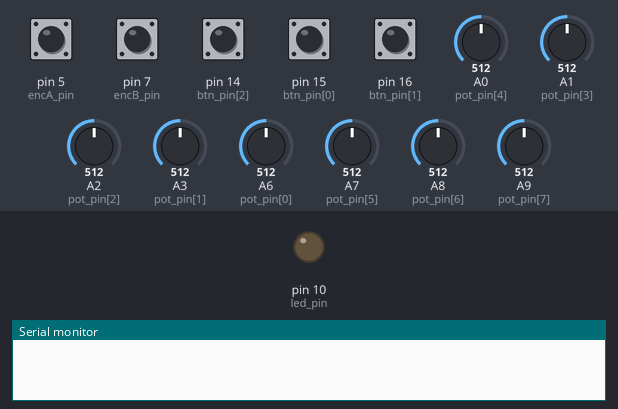
Recording of a sketch running on a simulated Arduino Mega 2560, built with avr-gcc and run on an emulated ATmega2560. On the bench: output pins drawn as LEDs (lit = HIGH), the last lines printed to the serial monitor. The inputs (shaded band) are chosen by the test bench; at power-on: pin 5 (encA_pin), pin 7 (encB_pin), pin 14 (btn_pin[2]), pin 15 (btn_pin[0]), pin 16 (btn_pin[1]) HIGH, A0 (pot_pin[4]) = 512, A1 (pot_pin[3]) = 512, A2 (pot_pin[2]) = 512, A3 (pot_pin[1]) = 512, A6 (pot_pin[0]) = 512, A7 (pot_pin[5]) = 512, A8 (pot_pin[6]) = 512, A9 (pot_pin[7]) = 512.

Above: at 1.2 s.
1.3 s: pin 14 (btn_pin[2]) pulled LOW for 0.15 s
At 1.37 s:
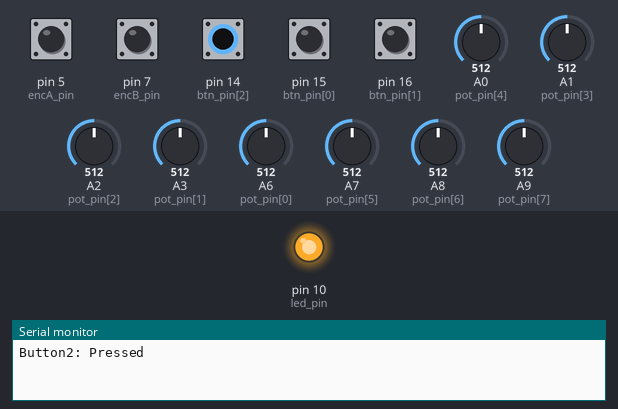
6.1 s: pin 14 (btn_pin[2]) pulled LOW for 3.2 s
At 10.4 s:
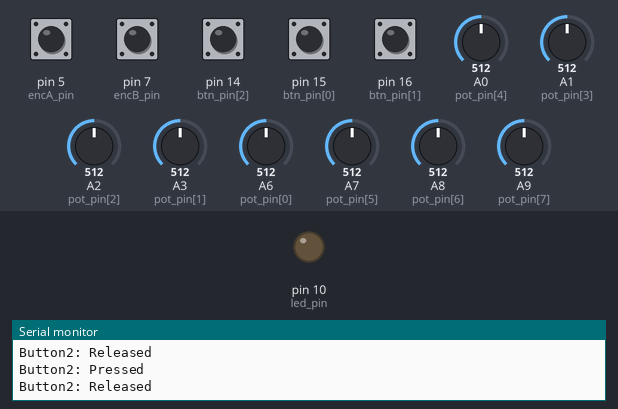
10.8 s: pin 15 (btn_pin[0]) pulled LOW for 3.2 s
At 11.5 s:
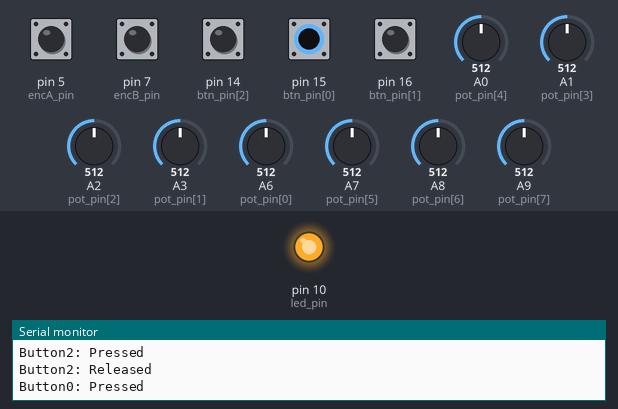
Timing chart, 0 to 15.5 s (numbered marks = the images above; inputs shaded):
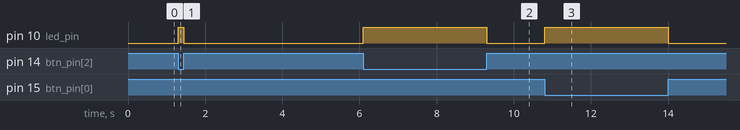

The sketch:

test1.ino
```cpp
// Test Program for FRMIDIConBoard1

// This program checks that the potentiometers, buttons, etc.
// on the board are connected correctly.
// After compiling and uploading this program, open the Arduino
// IDE's serial monitor (set to 115200 bps) and check its output
// resulting from operating the knobs and buttons on the board.
// This program does not use any MIDI library. It simply outputs
// to the USB serial port.

// Board: Sparkfun Pro Micro (5V/16MHz)
// See the following tutorial on setting up the Arduino IDE
// https://learn.sparkfun.com/tutorials/pro-micro--fio-v3-hookup-guide/introduction

#include <Arduino.h>

// #define MEASURE_ITERATION

// Potentiometers
#define NPOTS 8
const uint8_t pot_pin[] = { A6, A3, A2, A1, A0, A7, A8, A9 };
uint8_t pot_v[NPOTS];        // current values
uint8_t pot_v1[NPOTS];       // previous values
uint8_t pot_rv1[NPOTS];      // previous raw values

// Buttons
#define NBTNS 3
const uint8_t btn_pin[] = { 15, 16, 14 };
uint8_t btn_v[NBTNS];        // current values
uint8_t btn_v1[NBTNS];       // previous values
uint8_t btn_rv1[NBTNS];      // previous raw values

// Rotary Encoder
const uint8_t encA_pin = 5;
const uint8_t encB_pin = 7;
uint8_t encA_v, encB_v;      // current values
uint8_t encA_v1, encB_v1;    // previous values
uint8_t encA_rv1, encB_rv1;  // previous raw values

// LED
const uint8_t led_pin = 10;

#if defined(MEASURE_ITERATION)
unsigned long t1;
unsigned long count;
#endif

void setup() {
    Serial.begin(115200);
    while (!Serial);

    // ADCSRA (ADC Control & Status Register A)
    //   7     6     5     4     3     2     1     0
    //  ADEN  ADCS ADATE  ADIF  ADIE ADPS2 ADPS1 ADPS0
    // ADPSn : ADC Prescaler Select bits : 1/(b + 1)
    // Arduino default: 111 (16MHz/128 = 125KHz)  954us/iter
    // this setting   : 100 (16MHz/16 = 1MHz)     211us/iter
    ADCSRA &= 0xf8;
    ADCSRA |= 0x04;

    // initialize pot values
    for (int i = 0; i < NPOTS; i++) {
        uint8_t v = (uint8_t)(analogRead(pot_pin[i]) / 8);
        pot_v[i] = pot_v1[i] = pot_rv1[i] = v;
    }
    // initialize button values
    for (int i = 0; i < NBTNS; i++) {
        pinMode(btn_pin[i], INPUT_PULLUP);
        btn_v[i] = btn_v1[i] = btn_rv1[i] = digitalRead(btn_pin[i]);
    }
    // initialize rotary encoder values
    pinMode(encA_pin, INPUT_PULLUP);
    pinMode(encB_pin, INPUT_PULLUP);
    encA_v = encA_v1 = encA_rv1 = digitalRead(encA_pin);
    encB_v = encB_v1 = encB_rv1 = digitalRead(encB_pin);

    pinMode(led_pin, OUTPUT);

#if defined(MEASURE_ITERATION)
    t1 = millis();
    count = 0;
#endif
}

void loop() {
    static int bcount = 0;

    // read pot values
    for (int i = 0; i < NPOTS; i++) {
        uint8_t rv = (uint8_t)(analogRead(pot_pin[i]) / 8);
        if (rv == pot_rv1[i]) {
            pot_v[i] = rv;
        }
        pot_rv1[i] = rv;
    }
    // read button values
    for (int i = 0; i < NBTNS; i++) {
        uint8_t rv = (uint8_t)digitalRead(btn_pin[i]);
        if (rv == btn_rv1[i]) {
            btn_v[i] = rv;
        }
        btn_rv1[i] = rv;
    }
    // read encoder
    {
        uint8_t encA_rv = digitalRead(encA_pin);
        uint8_t encB_rv = digitalRead(encB_pin);
        if (encA_rv == encA_rv1) {
            encA_v = encA_rv;
        }
        if (encB_rv == encB_rv1) {
            encB_v = encB_rv;
        }
        encA_rv1 = encA_rv;
        encB_rv1 = encB_rv;
    }

    // display changes of pot values
    for (int i = 0; i < NPOTS; i++) {
        if (pot_v[i] != pot_v1[i]) {
            Serial.print("Pot");
            Serial.print(i);
            Serial.print(": ");
            Serial.println(pot_v[i]);
        }
    }

    // display changes of buttons
    for (int i = 0; i < NBTNS; i++) {
        if (btn_v1[i] && !btn_v[i]) {
            Serial.print("Button");
            Serial.print(i);
            Serial.println(": Pressed");
            bcount++;
            // digitalWrite(led_pin, HIGH);
        }
        else if (!btn_v1[i] && btn_v[i]) {
            Serial.print("Button");
            Serial.print(i);
            Serial.println(": Released");
            bcount--;
            // digitalWrite(led_pin, LOW);
        }
    }

    // display the rotation of the encoder
    if (encA_v1 && !encA_v && encB_v1 && encB_v) {
        Serial.println("Encoder: CW");
    }
    else if (encA_v1 && encA_v && encB_v1 && !encB_v) {
        Serial.println("Encoder: CCW");
    }

    if (bcount == 0) {
        digitalWrite(led_pin, LOW);
    }
    else if (bcount > 0 && bcount <= NBTNS) {
        digitalWrite(led_pin, HIGH);
    }
    else {
        Serial.println("Invalid button state");
    }

    // update previous values
    for (int i = 0; i < NPOTS; i++) {
        pot_v1[i] = pot_v[i];
    }
    for (int i = 0; i < NBTNS; i++) {
        btn_v1[i] = btn_v[i];
    }
    encA_v1 = encA_v;
    encB_v1 = encB_v;

#if defined(MEASURE_ITERATION)
    if (++count >= 1000) {
        unsigned long t = millis();
        Serial.print(t - t1);
        Serial.println("us/iter");
        t1 = t;
        count = 0;
    }
#endif
}
```

Measured:
- after the input at 1.3 s, pin 10 (led_pin): LOW → HIGH at once, → LOW 0.15 s later
- after the input at 6.1 s, pin 10 (led_pin): LOW → HIGH at once, → LOW 3.2 s later
- after the input at 10.8 s, pin 10 (led_pin): LOW → HIGH at once, → LOW 3.2 s later
